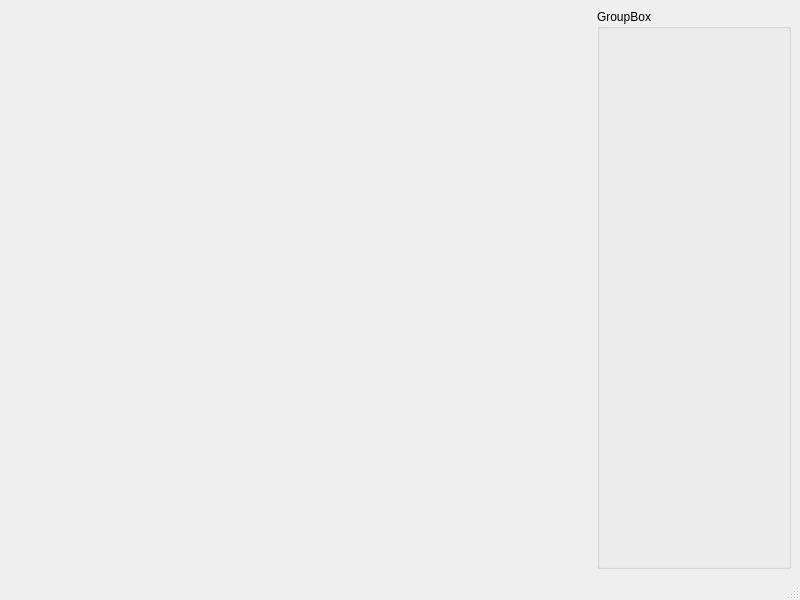
<?xml version="1.0" encoding="UTF-8"?>
<ui version="4.0">
 <class>MainWindow</class>
 <widget class="QMainWindow" name="MainWindow">
  <property name="geometry">
   <rect>
    <x>0</x>
    <y>0</y>
    <width>800</width>
    <height>600</height>
   </rect>
  </property>
  <property name="windowTitle">
   <string>MainWindow</string>
  </property>
  <widget class="QWidget" name="centralwidget">
   <layout class="QGridLayout" name="gridLayout">
    <item row="0" column="0">
     <widget class="QWidget" name="glWidget" native="true">
      <property name="sizePolicy">
       <sizepolicy hsizetype="Preferred" vsizetype="Preferred">
        <horstretch>3</horstretch>
        <verstretch>0</verstretch>
       </sizepolicy>
      </property>
      <widget class="QWidget" name="gridLayoutWidget">
       <property name="geometry">
        <rect>
         <x>0</x>
         <y>0</y>
         <width>581</width>
         <height>541</height>
        </rect>
       </property>
       <layout class="QGridLayout" name="glLayout"/>
      </widget>
     </widget>
    </item>
    <item row="0" column="1">
     <widget class="QGroupBox" name="settingsBox">
      <property name="sizePolicy">
       <sizepolicy hsizetype="Preferred" vsizetype="Preferred">
        <horstretch>1</horstretch>
        <verstretch>0</verstretch>
       </sizepolicy>
      </property>
      <property name="title">
       <string>GroupBox</string>
      </property>
     </widget>
    </item>
   </layout>
  </widget>
  <widget class="QMenuBar" name="menubar">
   <property name="geometry">
    <rect>
     <x>0</x>
     <y>0</y>
     <width>800</width>
     <height>21</height>
    </rect>
   </property>
  </widget>
  <widget class="QStatusBar" name="statusbar"/>
 </widget>
 <resources/>
 <connections/>
</ui>
